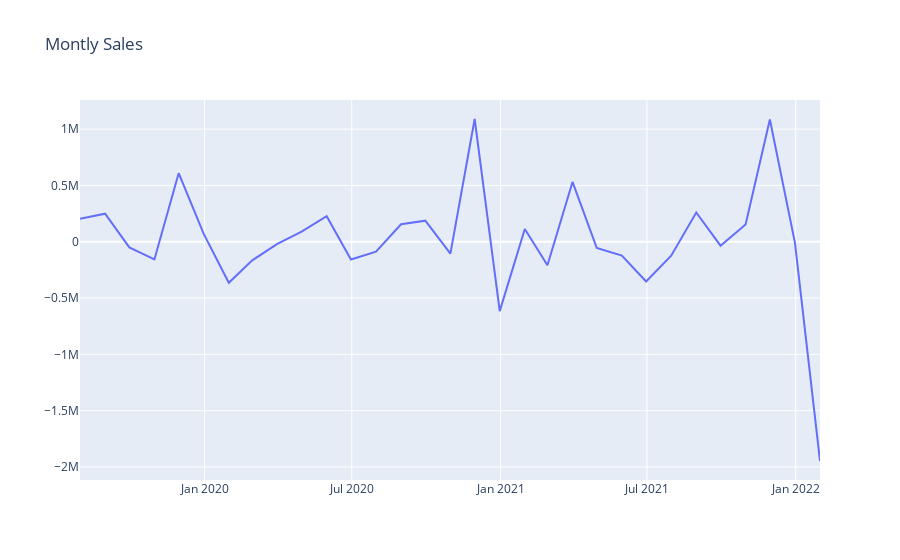

Notebook code cell kept with this figure:
### Code cell
plot_data = [
    go.Scatter(
        x=df_diff['date'],
        y=df_diff['diff'],
    )
]
plot_layout = go.Layout(
        title='Montly Sales'
    )
fig = go.Figure(data=plot_data, layout=plot_layout)
pyoff.iplot(fig)
